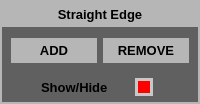
         <widget class="QWidget" name="widScalePanel_2" native="true">
          <property name="sizePolicy">
           <sizepolicy hsizetype="Preferred" vsizetype="Maximum">
            <horstretch>0</horstretch>
            <verstretch>0</verstretch>
           </sizepolicy>
          </property>
          <property name="styleSheet">
           <string notr="true">background-color: rgb(182, 182, 182);
</string>
          </property>
          <layout class="QVBoxLayout" name="verticalLayout_24">
           <property name="spacing">
            <number>0</number>
           </property>
           <property name="leftMargin">
            <number>2</number>
           </property>
           <property name="topMargin">
            <number>2</number>
           </property>
           <property name="rightMargin">
            <number>2</number>
           </property>
           <property name="bottomMargin">
            <number>2</number>
           </property>
           <item>
            <widget class="QLabel" name="lbl_StraightEdge">
             <property name="sizePolicy">
              <sizepolicy hsizetype="Preferred" vsizetype="Maximum">
               <horstretch>0</horstretch>
               <verstretch>0</verstretch>
              </sizepolicy>
             </property>
             <property name="minimumSize">
              <size>
               <width>0</width>
               <height>25</height>
              </size>
             </property>
             <property name="font">
              <font>
               <family>MS Shell Dlg 2</family>
               <pointsize>10</pointsize>
               <weight>75</weight>
               <italic>false</italic>
               <bold>true</bold>
              </font>
             </property>
             <property name="styleSheet">
              <string notr="true">background-color: rgb(182, 182, 182);
</string>
             </property>
             <property name="text">
              <string>Straight Edge</string>
             </property>
             <property name="alignment">
              <set>Qt::AlignCenter</set>
             </property>
            </widget>
           </item>
           <item>
            <widget class="QWidget" name="widScaleButtonGroup_2" native="true">
             <property name="layoutDirection">
              <enum>Qt::LeftToRight</enum>
             </property>
             <property name="styleSheet">
              <string notr="true">background-color: rgb(96, 96, 96);</string>
             </property>
             <layout class="QGridLayout" name="gridLayout_8">
              <property name="topMargin">
               <number>11</number>
              </property>
              <property name="bottomMargin">
               <number>6</number>
              </property>
              <item row="2" column="0">
               <widget class="QPushButton" name="btnStraightEdgeAdd">
                <property name="minimumSize">
                 <size>
                  <width>0</width>
                  <height>25</height>
                 </size>
                </property>
                <property name="maximumSize">
                 <size>
                  <width>150</width>
                  <height>16777215</height>
                 </size>
                </property>
                <property name="font">
                 <font>
                  <pointsize>10</pointsize>
                  <weight>75</weight>
                  <bold>true</bold>
                 </font>
                </property>
                <property name="styleSheet">
                 <string notr="true">QPushButton{
color: rgb(0, 0, 0);
background-color: rgb(182, 182, 182);
border:none;
}
QPushButton:hover{
color: rgb(0, 0, 0);
background-color: rgb(200, 200, 200);
border:none;
}
QPushButton:pressed{
color: rgb(0, 0, 0);
background-color: rgb(210, 210, 210);
border:none;
}
QPushButton:disabled {
color: rgb(96, 96, 96);
background-color: rgb(200, 200, 200);
border:none;
}</string>
                </property>
                <property name="text">
                 <string>ADD</string>
                </property>
               </widget>
              </item>
              <item row="2" column="1">
               <widget class="QPushButton" name="btnStraightEdgeRemove">
                <property name="minimumSize">
                 <size>
                  <width>0</width>
                  <height>25</height>
                 </size>
                </property>
                <property name="maximumSize">
                 <size>
                  <width>150</width>
                  <height>16777215</height>
                 </size>
                </property>
                <property name="font">
                 <font>
                  <pointsize>10</pointsize>
                  <weight>75</weight>
                  <bold>true</bold>
                 </font>
                </property>
                <property name="styleSheet">
                 <string notr="true">QPushButton{
color: rgb(0, 0, 0);
background-color: rgb(182, 182, 182);
border:none;
}
QPushButton:hover{
color: rgb(0, 0, 0);
background-color: rgb(200, 200, 200);
border:none;
}
QPushButton:pressed{
color: rgb(0, 0, 0);
background-color: rgb(210, 210, 210);
border:none;
}
QPushButton:disabled {
color: rgb(96, 96, 96);
background-color: rgb(200, 200, 200);
border:none;
}</string>
                </property>
                <property name="text">
                 <string>REMOVE</string>
                </property>
               </widget>
              </item>
              <item row="3" column="0" colspan="2">
               <widget class="QWidget" name="widget_12" native="true">
                <layout class="QHBoxLayout" name="horizontalLayout_45">
                 <property name="bottomMargin">
                  <number>0</number>
                 </property>
                 <item>
                  <widget class="QLabel" name="lblStraightEdgeShow">
                   <property name="sizePolicy">
                    <sizepolicy hsizetype="Maximum" vsizetype="Preferred">
                     <horstretch>0</horstretch>
                     <verstretch>0</verstretch>
                    </sizepolicy>
                   </property>
                   <property name="font">
                    <font>
                     <pointsize>10</pointsize>
                     <weight>75</weight>
                     <bold>true</bold>
                    </font>
                   </property>
                   <property name="text">
                    <string>Show/Hide</string>
                   </property>
                   <property name="scaledContents">
                    <bool>true</bool>
                   </property>
                  </widget>
                 </item>
                 <item>
                  <widget class="QCheckBox" name="chkStraightEdgeShow">
                   <property name="sizePolicy">
                    <sizepolicy hsizetype="Maximum" vsizetype="Maximum">
                     <horstretch>0</horstretch>
                     <verstretch>0</verstretch>
                    </sizepolicy>
                   </property>
                   <property name="font">
                    <font>
                     <pointsize>10</pointsize>
                     <weight>75</weight>
                     <bold>true</bold>
                    </font>
                   </property>
                   <property name="styleSheet">
                    <string notr="true">QCheckBox {
}

QCheckBox::indicator {
    width:                  12px;
    height:                 12px;
    border-radius:          0px;
}

QCheckBox::indicator:checked {
    background-color:       red;
        border:                 3px solid rgb(200,200,200);
}

QCheckBox::indicator:unchecked {
    background-color:       rgb(96,96,96);
    border:                 3px solid rgb(200,200,200);
}</string>
                   </property>
                   <property name="text">
                    <string/>
                   </property>
                   <property name="checked">
                    <bool>true</bool>
                   </property>
                  </widget>
                 </item>
                </layout>
               </widget>
              </item>
             </layout>
            </widget>
           </item>
          </layout>
         </widget>
